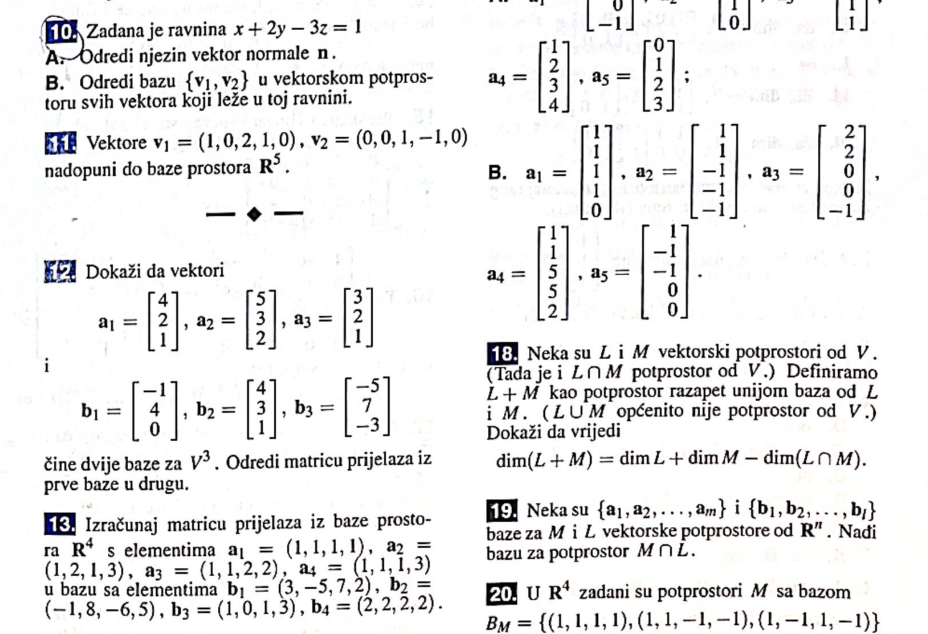
#> input picture img.png, 1856 x 1268 px (shown at 1/2 size)
$ python run.py
#> lines starting #> are read from the running program, lines starting #| are printed output that depends on the picture; after the words box and inside, x2 and y2 are one past the last pixel; in counts of white or black regions, pixels touching at a corner belong together
### displayImages/functions.py
import cv2
import displayImages.key_mapping as k


def displayImage(window_name: str, image, width=0, height=0, positionX: int = 0, positionY: int = 0):
    image = image.copy()
    h, w, _ = image.shape

    if (width == 0 and height == 0):
        width = w
        height = h
    elif (width == 0):
        width = (w * height) // h
    elif (height == 0):
        height = (h * width) // w

    resized = cv2.resize(image, (width, height), interpolation=cv2.INTER_AREA)

    cv2.namedWindow(window_name)
    cv2.moveWindow(window_name, positionX, positionY)
    cv2.imshow(window_name, resized)


# [62 lines left out: functions selectPagesNavigation, higlightImage, selectPages, not called in this run]


def getContours(image, kernel_size, dilation_iterations):
    image = image.copy()

    gray = cv2.cvtColor(image, cv2.COLOR_BGR2GRAY)

    _, thresh1 = cv2.threshold(gray, 0, 255, cv2.THRESH_OTSU |
                               cv2.THRESH_BINARY_INV)

    rect_kernel = cv2.getStructuringElement(cv2.MORPH_RECT, kernel_size)

    dilation = cv2.dilate(thresh1, rect_kernel, iterations=dilation_iterations)

    contours, _ = cv2.findContours(dilation, cv2.RETR_EXTERNAL,
                                   cv2.CHAIN_APPROX_NONE)

    return contours


def drawContours(image, contours, higlightedContourIndex, higlightedContourColor=(0, 0, 255), contourColor=(255, 0, 0), thickness=2):
    image = image.copy()
    # blank = np.zeros(image.shape, dtype="uint8")
    cv2.drawContours(image, contours, -1, contourColor, thickness)
    cv2.drawContours(
        image, contours, higlightedContourIndex, higlightedContourColor, thickness+2)
    return image


def selectQuestionsNavigation(currentIterations, higlightedContourIndex, contoursLen, kernelSize):
    key = cv2.waitKey()

    if (key == k.UP):
        return 'increaseI'
    elif (key == k.DOWN and currentIterations != -1):
        return 'decreaseI'

    elif (key == k.D):
        return 'increaseK0'
    elif (key == k.A and kernelSize[0] != 3):
        return 'decreaseK0'

    elif (key == k.W):
        return 'increaseK1'
    elif (key == k.S and kernelSize[1] != 3):
        return 'decreaseK1'

    elif (key == k.RIGHT and higlightedContourIndex != -1):
        return 'left'
    elif (key == k.LEFT and higlightedContourIndex != contoursLen-1):
        return 'right'

    elif (key == k.ESC):
        return 'exit'
    elif (key == k.ENTER):
        return 'done'
    elif (key == k.SPACE):
        if currentIterations == -1:
            return 'doneAll'
        else:
            return 'select'


def applyMask(image, maskCoordinates, color=(255, 255, 255)):
    image = image.copy()

    for coordinates in maskCoordinates:
        cv2.rectangle(image, coordinates[0], coordinates[1], color, -1)

    return image


def drawRectangles(image, rectangleCoordinates, borderColor=(0, 255, 0), thickness=2):
    image = image.copy()

    for rectangleCoordinates in rectangleCoordinates:
        cv2.rectangle(
            image, rectangleCoordinates[0], rectangleCoordinates[1], borderColor, thickness)

    return image


# [12 lines left out: function getImagesFromCoordinates, not called in this run]


def selectQuestions(page):
    image = page.copy()
    imH, imW, imC = image.shape
    pageCoordinates = ((0, 0), (imW, imH))

    selectedCoordinates = []
    kernelSize = [12, 12]
    iterations = 1
    higlightedContourIndex = -1

    while True:
        # to stop contouring that part of the image
        maskedImage = applyMask(image, selectedCoordinates)
        contours = getContours(maskedImage, kernelSize,
                               iterations if iterations != -1 else 0)

        # set higlighted contour to be the first in image
        if (higlightedContourIndex == -1):
            higlightedContourIndex = len(contours)-1

        # reset higlighted contour if it's out of range
        while higlightedContourIndex >= len(contours):
            higlightedContourIndex -= 1

        contoursImage = drawContours(image, contours, higlightedContourIndex, higlightedContourColor=(
            27, 27, 153), contourColor=(157, 90, 23))
        contoursImage = drawRectangles(
            contoursImage, selectedCoordinates, borderColor=(71, 48, 2))

        if (iterations == -1):
            displayImage("Contours", cv2.rectangle(
                image.copy(), (0, 0), (imW-2, imH-2), (27, 27, 153), 10))
        else:
            displayImage('Contours', contoursImage)

        navigation = selectQuestionsNavigation(
            iterations, higlightedContourIndex, len(contours), kernelSize)

        match navigation:
            case 'increaseI':
                iterations += 1
            case 'decreaseI':
                iterations -= 1

            case 'increaseK0':
                kernelSize[0] += 1
            case 'decreaseK0':
                kernelSize[0] -= 1

            case 'increaseK1':
                kernelSize[1] += 1
            case 'decreaseK1':
                kernelSize[1] -= 1

            case 'left':
                higlightedContourIndex -= 1
            case 'right':
                higlightedContourIndex += 1
            case 'select':
                x, y, w, h = cv2.boundingRect(contours[higlightedContourIndex])
                selectedCoordinates.append(((x, y), (x+w, y+h)))
            case 'done':
                cv2.destroyAllWindows()
                return getImagesFromCoordinates(page, selectedCoordinates)
            case 'doneAll':
                cv2.destroyAllWindows()
                return getImagesFromCoordinates(page, [pageCoordinates])
            case 'exit':
                exit()

        cv2.destroyWindow('Contours')

### run.py
from displayImages.functions import selectPages, selectQuestions
from pdfToImages.functions import pdfToImages, pilToCv2Image, selectPdfFile, selectOutputDir
from imagesToOneNote.functions import imagesToOneNote
import cv2

img = cv2.imread('img.png')
#> img is the input picture: shape (1268, 1856, 3); mean B, G, R 234.9, 234.6, 234.9

selectQuestions(img)
#> the loop in selectQuestions, `while True:` made 1 pass; (key Esc is pressed on pass 1)
#> (higlightedContourIndex, navigation) on pass 1: (193, 'exit')
#> pass 1, in getContours, `_, thresh1 = cv2.threshold(gray, 0, 255, cv2.THRESH_OTSU | cv2.THRESH_..`:
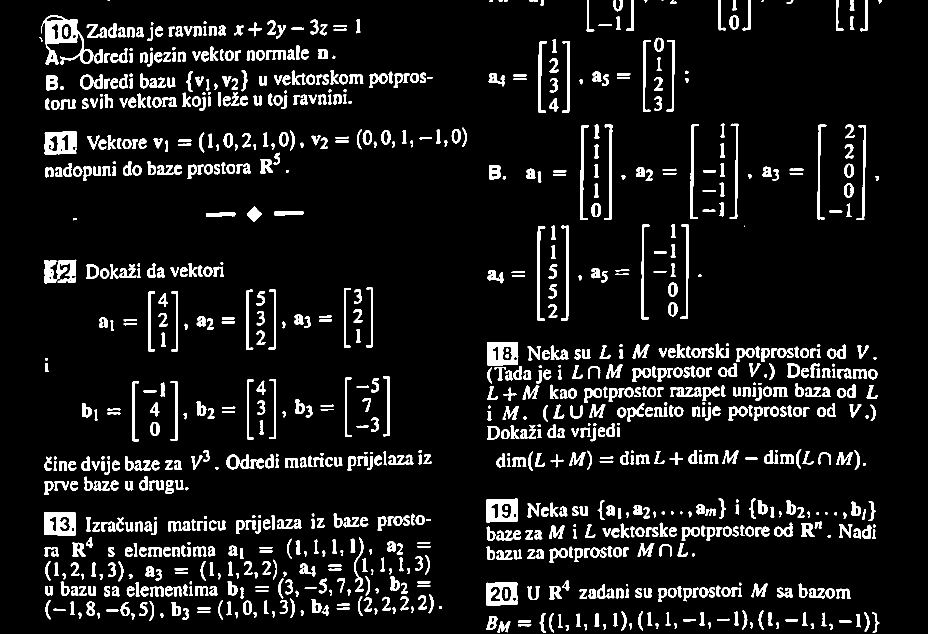
#> thresh1: shape (1268, 1856) (shown at 1/2 size); 8.5% white; 1011 white regions (5 under 20 px), largest, box (x1, y1, x2, y2) and area: (83, 30, 187, 130) 3491, (88, 1025, 151, 1072) 2311, (974, 684, 1037, 731) 2233
#> pass 1, in getContours, `dilation = cv2.dilate(thresh1, rect_kernel, iterations=dilation_iterat..`:
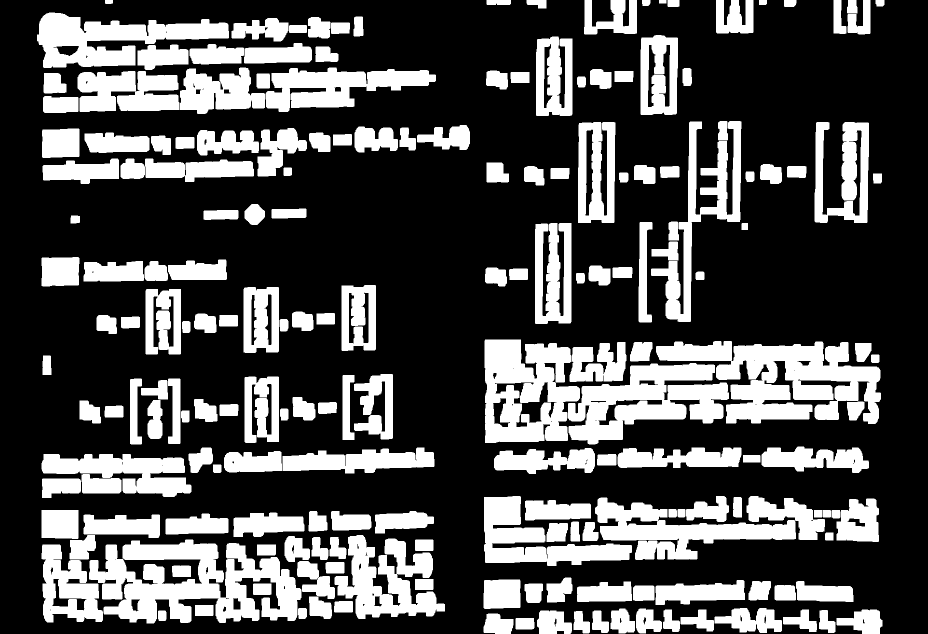
#> dilation: shape (1268, 1856) (shown at 1/2 size); 30.4% white; 194 white regions, largest, box (x1, y1, x2, y2) and area: (178, 1079, 603, 1247) 40285, (1312, 682, 1762, 848) 39739, (1136, 726, 1458, 889) 28405
#> pass 1, in selectQuestions, `contoursImage = drawContours(image, contours, higlightedContourIndex, ..`:
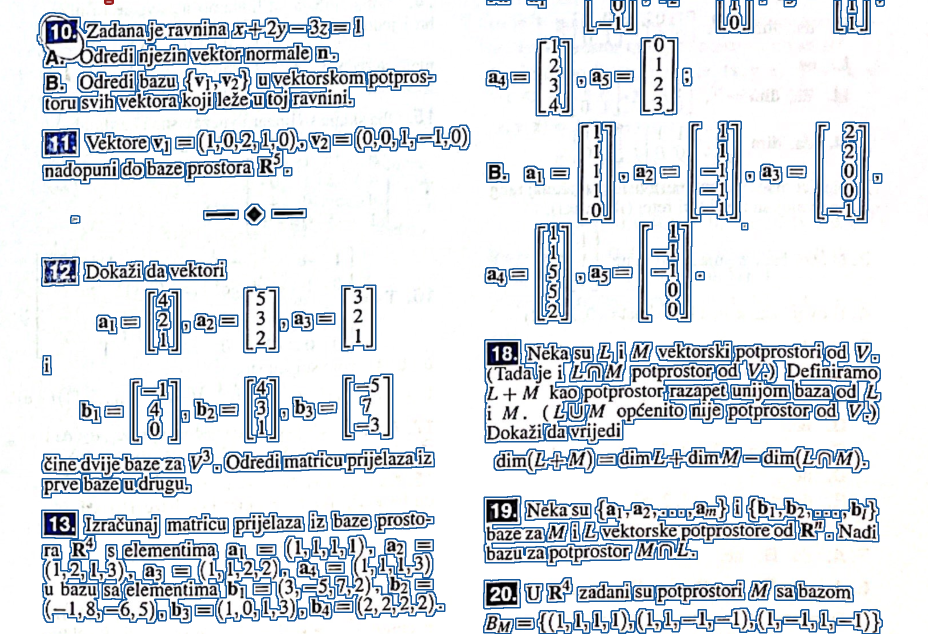
#> contoursImage: shape (1268, 1856, 3) (shown at 1/2 size); mean B, G, R 226.8, 221, 215.6
#> after the loop in selectQuestions, `while True:`: higlightedContourIndex = 193
#> (the program exits here)
